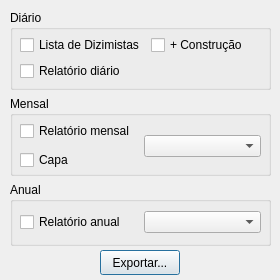
<?xml version="1.0" encoding="UTF-8"?>
<ui version="4.0">
 <class>Exportar</class>
 <widget class="QDialog" name="Exportar">
  <property name="geometry">
   <rect>
    <x>0</x>
    <y>0</y>
    <width>280</width>
    <height>280</height>
   </rect>
  </property>
  <property name="minimumSize">
   <size>
    <width>280</width>
    <height>280</height>
   </size>
  </property>
  <property name="maximumSize">
   <size>
    <width>280</width>
    <height>280</height>
   </size>
  </property>
  <property name="windowTitle">
   <string>Dialog</string>
  </property>
  <widget class="QPushButton" name="pushButton">
   <property name="geometry">
    <rect>
     <x>100</x>
     <y>250</y>
     <width>80</width>
     <height>25</height>
    </rect>
   </property>
   <property name="text">
    <string>Exportar...</string>
   </property>
  </widget>
  <widget class="QWidget" name="">
   <property name="geometry">
    <rect>
     <x>0</x>
     <y>0</y>
     <width>281</width>
     <height>246</height>
    </rect>
   </property>
   <layout class="QVBoxLayout" name="verticalLayout">
    <property name="leftMargin">
     <number>10</number>
    </property>
    <property name="topMargin">
     <number>10</number>
    </property>
    <property name="rightMargin">
     <number>10</number>
    </property>
    <property name="bottomMargin">
     <number>0</number>
    </property>
    <item>
     <widget class="QGroupBox" name="groupBox">
      <property name="sizePolicy">
       <sizepolicy hsizetype="Expanding" vsizetype="Expanding">
        <horstretch>0</horstretch>
        <verstretch>0</verstretch>
       </sizepolicy>
      </property>
      <property name="minimumSize">
       <size>
        <width>0</width>
        <height>80</height>
       </size>
      </property>
      <property name="title">
       <string>Diário</string>
      </property>
      <widget class="QWidget" name="">
       <property name="geometry">
        <rect>
         <x>10</x>
         <y>20</y>
         <width>241</width>
         <height>51</height>
        </rect>
       </property>
       <layout class="QVBoxLayout" name="verticalLayout_2">
        <property name="topMargin">
         <number>3</number>
        </property>
        <item>
         <layout class="QHBoxLayout" name="horizontalLayout">
          <property name="topMargin">
           <number>2</number>
          </property>
          <item>
           <widget class="QCheckBox" name="ListaDizimistas">
            <property name="text">
             <string>Lista de Dizimistas</string>
            </property>
           </widget>
          </item>
          <item>
           <widget class="QCheckBox" name="Construcao">
            <property name="text">
             <string>+ Construção</string>
            </property>
           </widget>
          </item>
         </layout>
        </item>
        <item>
         <widget class="QCheckBox" name="Diario">
          <property name="text">
           <string>Relatório diário</string>
          </property>
         </widget>
        </item>
       </layout>
      </widget>
     </widget>
    </item>
    <item>
     <widget class="QGroupBox" name="groupBox_2">
      <property name="sizePolicy">
       <sizepolicy hsizetype="Expanding" vsizetype="Expanding">
        <horstretch>0</horstretch>
        <verstretch>0</verstretch>
       </sizepolicy>
      </property>
      <property name="minimumSize">
       <size>
        <width>0</width>
        <height>80</height>
       </size>
      </property>
      <property name="title">
       <string>Mensal</string>
      </property>
      <widget class="QWidget" name="">
       <property name="geometry">
        <rect>
         <x>10</x>
         <y>20</y>
         <width>241</width>
         <height>61</height>
        </rect>
       </property>
       <layout class="QHBoxLayout" name="horizontalLayout_2">
        <property name="topMargin">
         <number>2</number>
        </property>
        <property name="bottomMargin">
         <number>3</number>
        </property>
        <item>
         <layout class="QVBoxLayout" name="verticalLayout_3">
          <item>
           <widget class="QCheckBox" name="RelatorioMensal">
            <property name="text">
             <string>Relatório mensal</string>
            </property>
           </widget>
          </item>
          <item>
           <widget class="QCheckBox" name="CapaMensal">
            <property name="text">
             <string>Capa</string>
            </property>
           </widget>
          </item>
         </layout>
        </item>
        <item>
         <widget class="QComboBox" name="Mes">
          <property name="sizePolicy">
           <sizepolicy hsizetype="Preferred" vsizetype="Fixed">
            <horstretch>0</horstretch>
            <verstretch>0</verstretch>
           </sizepolicy>
          </property>
         </widget>
        </item>
       </layout>
      </widget>
     </widget>
    </item>
    <item>
     <widget class="QGroupBox" name="groupBox_3">
      <property name="sizePolicy">
       <sizepolicy hsizetype="Expanding" vsizetype="Expanding">
        <horstretch>0</horstretch>
        <verstretch>0</verstretch>
       </sizepolicy>
      </property>
      <property name="title">
       <string>Anual</string>
      </property>
      <widget class="QWidget" name="">
       <property name="geometry">
        <rect>
         <x>10</x>
         <y>20</y>
         <width>241</width>
         <height>41</height>
        </rect>
       </property>
       <layout class="QHBoxLayout" name="horizontalLayout_3">
        <item>
         <widget class="QCheckBox" name="RelatorioAnual">
          <property name="enabled">
           <bool>true</bool>
          </property>
          <property name="text">
           <string>Relatório anual</string>
          </property>
         </widget>
        </item>
        <item>
         <widget class="QComboBox" name="Ano">
          <property name="enabled">
           <bool>true</bool>
          </property>
         </widget>
        </item>
       </layout>
      </widget>
     </widget>
    </item>
   </layout>
  </widget>
 </widget>
 <resources/>
 <connections/>
</ui>
